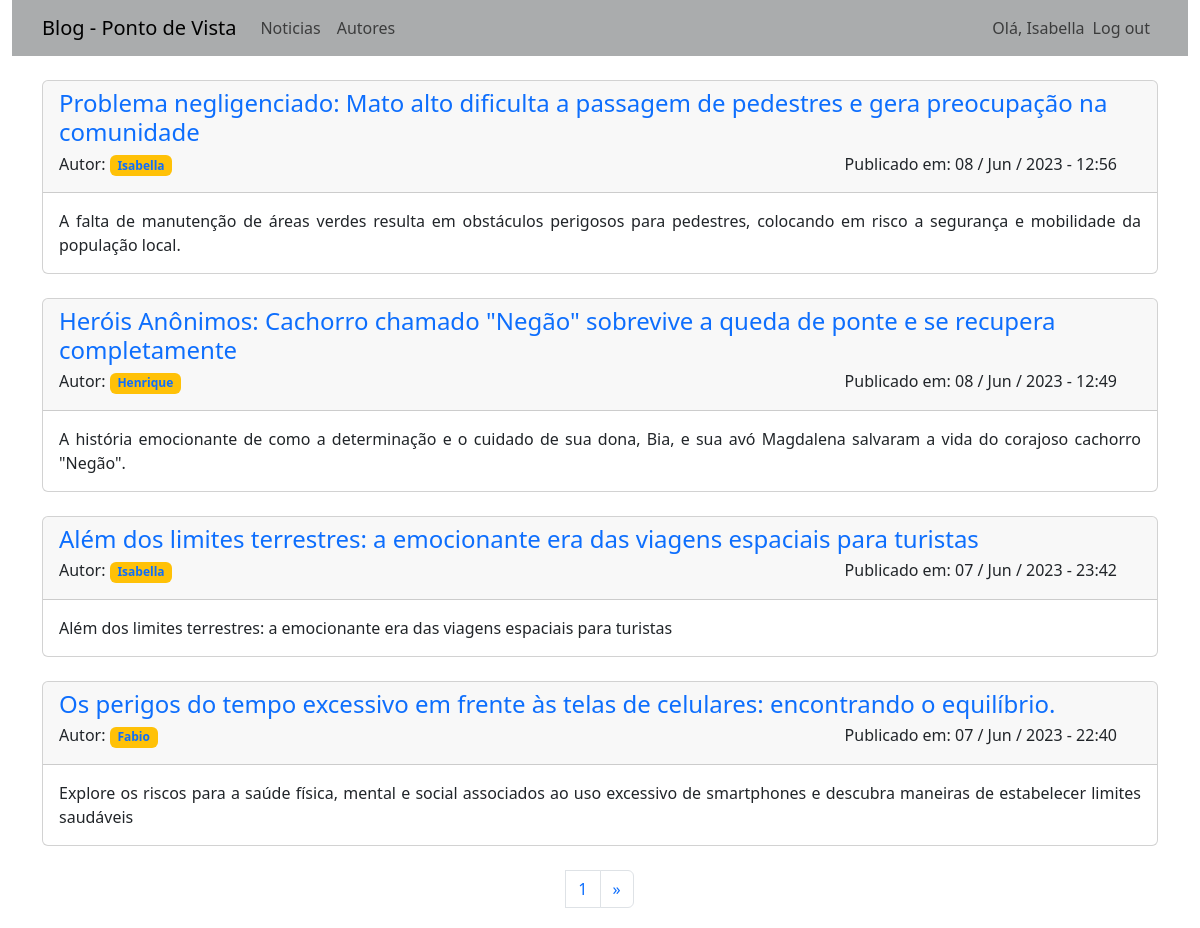
The app's page /noticias/ (signed in) with its own data.
### app_noticias/models.py (models this page shows, shortened)
class Noticia(models.Model):
    titulo = models.CharField(max_length=100)
    sub_titulo = models.CharField(max_length=150)
    data = models.DateTimeField(auto_now_add=True)
    autor = models.ForeignKey(User, on_delete=models.CASCADE)
    texto = models.TextField()

### app_noticias/views.py (the view)
# urls.py: path('noticias/', views.noticias, name='noticias'),
def noticias(request):
    template = 'noticias/noticias.html'
    noticias = Noticia.objects.all().order_by('-data')
    paginator = Paginator(noticias, 4)
    page_number = request.GET.get('page')
    page_obj = paginator.get_page(page_number)
    context = {
        'noticias': page_obj
        }
    return render(request, template , context)

### app_noticias/templates/noticias/noticias.html (shortened to what this page needs)
{% extends "noticias/base.html" %}
{% block content %}
    {% for noticia in noticias %}
        <div class="card">
            <div class="card-header">
                <div class="row">
                    <div class="row">
                        <h4><a href="{% url 'noticias:noticia' noticia.id %}" style="text-decoration: none;">{{ noticia.titulo }}</a></h4>
                    </div>
                    <div class="row" >
                        <div class="col"><h6>Autor: <span class="badge bg-warning"><a href="#" style="text-decoration: none;">{{ noticia.autor }}</a></span></h6></div>
                        <div class="col" style="text-align: right;">
                            <h6>Publicado em: {{ noticia.data|date:'d / M / Y - H:i' }}</h6>
                        </div>
                    </div>
                </div>
            </div>
            <div class="card-body" style="text-align: justify;">
                <span> {{ noticia.sub_titulo}} </span>
            </div>
        </div>
        <br>
    {% empty %}
        <h4>Ainda não há nóticias cadastradas.</h4>
    {% endfor %}
    <nav class="d-flex justify-content-center" aria-label="Page navigation example">
        <ul class="pagination">
          <li class="page-item"><a class="page-link" href="#">{{ noticias.number }}</a></li>
          <li class="page-item">
            {% if noticias.has_next %}
              <a href="?page={{noticias.next_page_number}}" class="page-link">
                  <span aria-hidden="true">&raquo;</span>
              </a>
            {% endif %}
          </li>
        </ul>
    </nav>
{% endblock %}

### app_noticias/templates/noticias/navbar.html (shortened to what this page needs)
<nav class="navbar navbar-expand-md navbar-light" style="background-color: #aaacad;">
  <div class="container-fluid container">
    <a class="navbar-brand" href="{% url 'noticias:index' %}">Blog - Ponto de Vista</a>
    <div class="collapse navbar-collapse" id="navbarSupportedContent">
        <ul class="navbar-nav me-auto mb-2 mb-lg-0">
          <li class="nav-item"><a class="nav-link" href="{% url 'noticias:noticias' %}">Noticias</a></li>
          <li class="nav-item"><a class="nav-link" href="{% url 'noticias:autores' %}">Autores</a></li>
        </ul>
      {% if user.is_authenticated %}
        <ul class="navbar-nav ms-auto mb-2 mb-lg-0">
          <span class="navbar-text"> Olá, {{ user.username }} </span>
          <li class="nav-item"><a class="nav-link" href="{% url 'users:logout' %}">Log out</a></li>
        </ul>
      {% endif %}
    </div>
  </div>
</nav>

### records on screen
Noticia: titulo "Problema negligenciado: Mato alto dificulta a passagem de pedestres e gera preocupação na comunidade", autor "Isabella", data "08 / Jun / 2023 - 12:56", sub_titulo "A falta de manutenção de áreas verdes resulta em obstáculos perigosos para pedestres, colocando em risco a segurança e mobilidade da população local."
Noticia: titulo "Heróis Anônimos: Cachorro chamado \"Negão\" sobrevive a queda de ponte e se recupera completamente", autor "Henrique", data "08 / Jun / 2023 - 12:49", sub_titulo "A história emocionante de como a determinação e o cuidado de sua dona, Bia, e sua avó Magdalena salvaram a vida do corajoso cachorro \"Negão\"."
Noticia: titulo "Além dos limites terrestres: a emocionante era das viagens espaciais para turistas", autor "Isabella", data "07 / Jun / 2023 - 23:42", sub_titulo "Além dos limites terrestres: a emocionante era das viagens espaciais para turistas"
Noticia: titulo "Os perigos do tempo excessivo em frente às telas de celulares: encontrando o equilíbrio.", autor "Fabio", data "07 / Jun / 2023 - 22:40", sub_titulo "Explore os riscos para a saúde física, mental e social associados ao uso excessivo de smartphones e descubra maneiras de estabelecer limites saudáveis"

### other values on screen
{{ user.username }} "Isabella"
{{ noticias.number }} "1"
